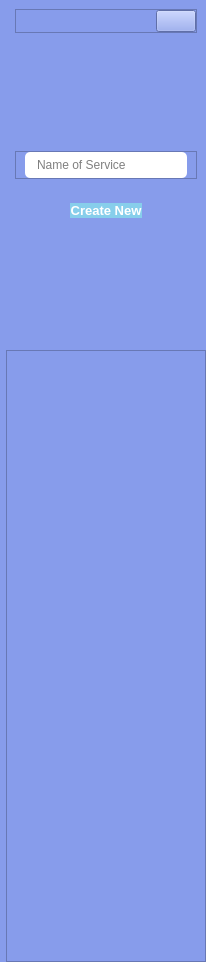
     <widget class="QCustomSlideMenu" name="addServicesMenu" native="true">
      <property name="minimumSize">
       <size>
        <width>0</width>
        <height>658</height>
       </size>
      </property>
      <property name="maximumSize">
       <size>
        <width>0</width>
        <height>16777215</height>
       </size>
      </property>
      <property name="styleSheet">
       <string notr="true">background-color: #879CEB;</string>
      </property>
      <layout class="QVBoxLayout" name="verticalLayout_53">
       <property name="spacing">
        <number>0</number>
       </property>
       <property name="leftMargin">
        <number>6</number>
       </property>
       <property name="topMargin">
        <number>0</number>
       </property>
       <property name="rightMargin">
        <number>0</number>
       </property>
       <property name="bottomMargin">
        <number>0</number>
       </property>
       <item>
        <widget class="QWidget" name="widget_31" native="true">
         <property name="minimumSize">
          <size>
           <width>200</width>
           <height>350</height>
          </size>
         </property>
         <property name="styleSheet">
          <string notr="true">background-color: #879CEB;</string>
         </property>
         <layout class="QVBoxLayout" name="verticalLayout_55">
          <property name="spacing">
           <number>24</number>
          </property>
          <property name="bottomMargin">
           <number>0</number>
          </property>
          <item>
           <widget class="QFrame" name="frame_41">
            <property name="sizePolicy">
             <sizepolicy hsizetype="Preferred" vsizetype="Fixed">
              <horstretch>0</horstretch>
              <verstretch>0</verstretch>
             </sizepolicy>
            </property>
            <property name="styleSheet">
             <string notr="true">background-color: #879CEB;</string>
            </property>
            <property name="frameShape">
             <enum>QFrame::StyledPanel</enum>
            </property>
            <property name="frameShadow">
             <enum>QFrame::Raised</enum>
            </property>
            <layout class="QHBoxLayout" name="horizontalLayout_61">
             <property name="spacing">
              <number>0</number>
             </property>
             <property name="leftMargin">
              <number>0</number>
             </property>
             <property name="topMargin">
              <number>0</number>
             </property>
             <property name="rightMargin">
              <number>0</number>
             </property>
             <property name="bottomMargin">
              <number>0</number>
             </property>
             <item alignment="Qt::AlignRight">
              <widget class="QPushButton" name="closeAddService">
               <property name="text">
                <string/>
               </property>
               <property name="icon">
                <iconset>
                 <normaloff>../SSIS v@/Resource/closeIcon.png</normaloff>../SSIS v@/Resource/closeIcon.png</iconset>
               </property>
               <property name="iconSize">
                <size>
                 <width>24</width>
                 <height>24</height>
                </size>
               </property>
              </widget>
             </item>
            </layout>
           </widget>
          </item>
          <item alignment="Qt::AlignHCenter">
           <widget class="QLabel" name="label_23">
            <property name="minimumSize">
             <size>
              <width>70</width>
              <height>70</height>
             </size>
            </property>
            <property name="maximumSize">
             <size>
              <width>70</width>
              <height>70</height>
             </size>
            </property>
            <property name="text">
             <string/>
            </property>
            <property name="pixmap">
             <pixmap>resource/truck.svg</pixmap>
            </property>
            <property name="scaledContents">
             <bool>true</bool>
            </property>
           </widget>
          </item>
          <item>
           <widget class="QFrame" name="frame_58">
            <property name="frameShape">
             <enum>QFrame::StyledPanel</enum>
            </property>
            <property name="frameShadow">
             <enum>QFrame::Raised</enum>
            </property>
            <layout class="QVBoxLayout" name="verticalLayout_75">
             <property name="spacing">
              <number>0</number>
             </property>
             <property name="topMargin">
              <number>0</number>
             </property>
             <property name="bottomMargin">
              <number>0</number>
             </property>
             <item>
              <widget class="QLineEdit" name="AddServiceName">
               <property name="font">
                <font>
                 <kerning>false</kerning>
                </font>
               </property>
               <property name="mouseTracking">
                <bool>true</bool>
               </property>
               <property name="styleSheet">
                <string notr="true">QLineEdit {
	background-color: #FFFFFF;
	padding: 5px 10px;
	border-radius: 5px;
}</string>
               </property>
               <property name="text">
                <string/>
               </property>
               <property name="frame">
                <bool>true</bool>
               </property>
               <property name="placeholderText">
                <string>Name of Service</string>
               </property>
              </widget>
             </item>
            </layout>
           </widget>
          </item>
          <item alignment="Qt::AlignHCenter">
           <widget class="QPushButton" name="addServiceBtn">
            <property name="font">
             <font>
              <pointsize>10</pointsize>
              <bold>true</bold>
              <strikeout>false</strikeout>
             </font>
            </property>
            <property name="cursor">
             <cursorShape>PointingHandCursor</cursorShape>
            </property>
            <property name="styleSheet">
             <string notr="true">	color: #FFFFFF;
	background-color: #87CEEB;
	border-radius: 10px
</string>
            </property>
            <property name="text">
             <string>Create New</string>
            </property>
           </widget>
          </item>
          <item>
           <spacer name="verticalSpacer_23">
            <property name="orientation">
             <enum>Qt::Vertical</enum>
            </property>
            <property name="sizeHint" stdset="0">
             <size>
              <width>20</width>
              <height>40</height>
             </size>
            </property>
           </spacer>
          </item>
         </layout>
        </widget>
       </item>
       <item>
        <widget class="QFrame" name="frame_59">
         <property name="styleSheet">
          <string notr="true">background-color: #879CEB;</string>
         </property>
         <property name="frameShape">
          <enum>QFrame::StyledPanel</enum>
         </property>
         <property name="frameShadow">
          <enum>QFrame::Raised</enum>
         </property>
         <layout class="QVBoxLayout" name="verticalLayout_76">
          <property name="spacing">
           <number>0</number>
          </property>
          <property name="leftMargin">
           <number>0</number>
          </property>
          <property name="topMargin">
           <number>0</number>
          </property>
          <property name="rightMargin">
           <number>0</number>
          </property>
          <property name="bottomMargin">
           <number>0</number>
          </property>
          <item>
           <spacer name="verticalSpacer_9">
            <property name="orientation">
             <enum>Qt::Vertical</enum>
            </property>
            <property name="sizeHint" stdset="0">
             <size>
              <width>20</width>
              <height>305</height>
             </size>
            </property>
           </spacer>
          </item>
          <item>
           <spacer name="verticalSpacer_10">
            <property name="orientation">
             <enum>Qt::Vertical</enum>
            </property>
            <property name="sizeHint" stdset="0">
             <size>
              <width>20</width>
              <height>305</height>
             </size>
            </property>
           </spacer>
          </item>
         </layout>
        </widget>
       </item>
      </layout>
     </widget>
